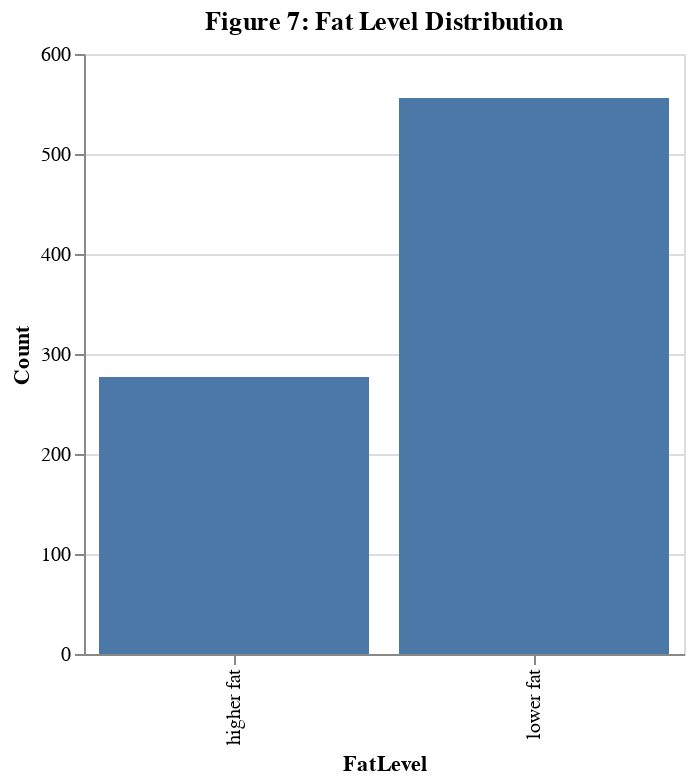

Write notebook code for a chart like this one.
### Markdown cell above
Figures 1-6 show the distribution of each of our factor columns and their different categories. We can see that some types are more common than others, e.g. Organic value 0 (non-organic) is much more popular than value 1 (organic). We can also explore the distribution of our target variable, `FatLevel`.

### Code cell
target_chart = alt.Chart(train_df, height=300, width=300).mark_bar().encode(
    x = alt.X('FatLevel:N'),
    y = alt.Y('count():Q', title='Count')
).properties(title="Figure 7: Fat Level Distribution")
target_chart

### Figure 1 — Vega-Lite specification as saved in the notebook (floating-point values rounded to 4 significant figures; data arrays with more than 128 entries replaced by an {"elided": "..."} marker saying what was removed)
{"config": {"view": {"continuousWidth": 400, "continuousHeight": 300}}, "data": {"name": "data-870f4fd4ffbc406ba6d505001a7ce1da"}, "mark": "bar", "encoding": {"x": {"type": "nominal", "field": "FatLevel"}, "y": {"type": "quantitative", "aggregate": "count", "title": "Count"}}, "height": 300, "title": "Figure 7: Fat Level Distribution", "width": 300, "$schema": "https://vega.github.io/schema/vega-lite/v4.8.1.json", "datasets": {"data-870f4fd4ffbc406ba6d505001a7ce1da": {"elided": "833 records"}}}
